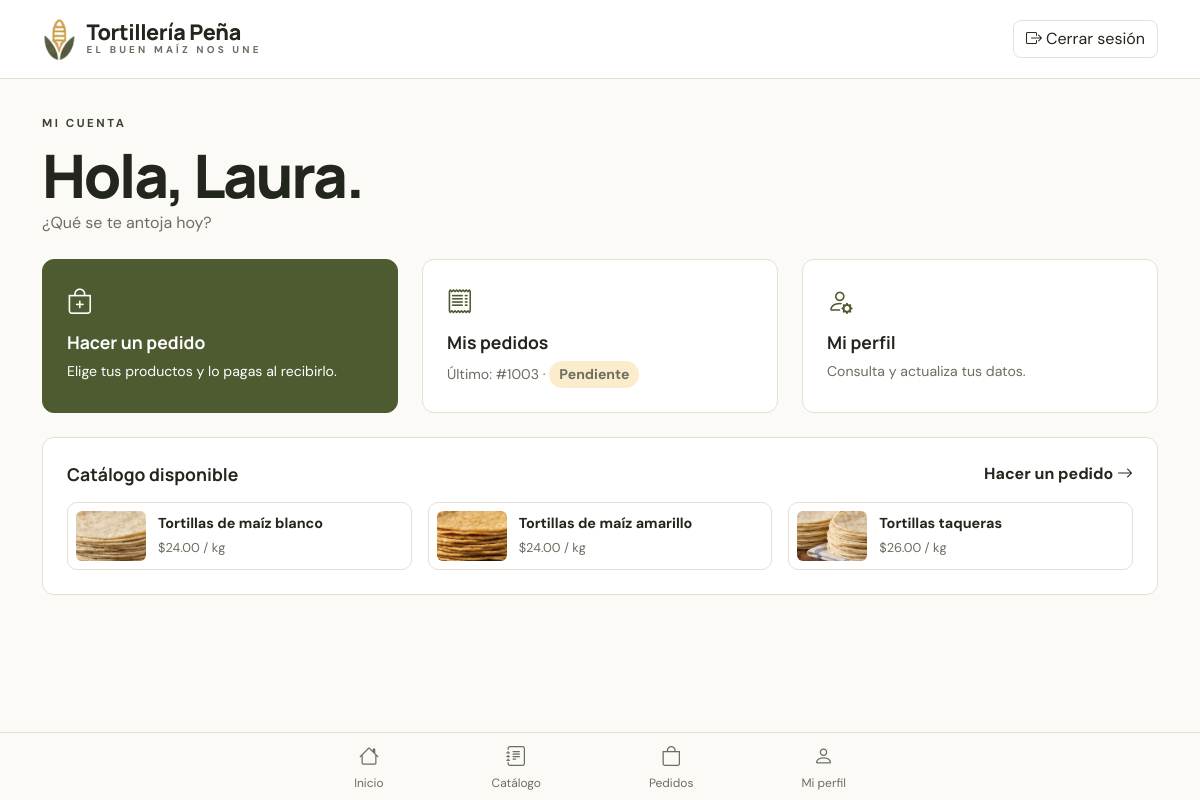
Page /cliente/index.php (signed in) on the committed database.
### tables this page shows
CREATE TABLE pedidos (
  id_pedido INT UNSIGNED NOT NULL AUTO_INCREMENT,
  id_cliente INT UNSIGNED NOT NULL,
  fecha DATETIME NOT NULL DEFAULT CURRENT_TIMESTAMP,
  tipo_entrega ENUM('Recoger','Domicilio') NOT NULL DEFAULT 'Recoger',
  direccion_entrega VARCHAR(200) DEFAULT NULL,
  estado ENUM('Pendiente','En preparación','Entregado','Cancelado') NOT NULL DEFAULT 'Pendiente',
  total DECIMAL(10,2) NOT NULL DEFAULT 0.00,
  PRIMARY KEY (id_pedido),
  CONSTRAINT fk_pedidos_clientes FOREIGN KEY (id_cliente) REFERENCES clientes (id_cliente)
    ON UPDATE CASCADE ON DELETE RESTRICT
);

CREATE TABLE productos (
  id_producto INT UNSIGNED NOT NULL AUTO_INCREMENT,
  id_categoria SMALLINT UNSIGNED NOT NULL,
  nombre VARCHAR(80) NOT NULL,
  descripcion VARCHAR(255) DEFAULT NULL,
  precio DECIMAL(8,2) NOT NULL,
  unidad VARCHAR(20) NOT NULL DEFAULT 'kg',
  imagen VARCHAR(150) DEFAULT NULL,
  destacado TINYINT(1) NOT NULL DEFAULT 0,
  activo TINYINT(1) NOT NULL DEFAULT 1,
  fecha_alta DATETIME NOT NULL DEFAULT CURRENT_TIMESTAMP,
  PRIMARY KEY (id_producto),
  CONSTRAINT fk_productos_categorias FOREIGN KEY (id_categoria) REFERENCES categorias (id_categoria)
    ON UPDATE CASCADE ON DELETE RESTRICT
);

### includes/funciones.php (called while the page is built, shortened)
<?php
function e($texto)
{
    return htmlspecialchars((string) $texto, ENT_QUOTES, 'UTF-8');
}
function usuario_actual()
{
    return $_SESSION['usuario'] ?? null;
}
function requiere_rol($rol, $raiz = '../')
{
    $usuario = usuario_actual();
    return $usuario;
}
function dinero($cantidad)
{
    return '$' . number_format((float) $cantidad, 2);
}
function clase_estado($estado)
{
    $clases = [
        'Pendiente' => 'estado-pendiente',
        'En preparación' => 'estado-preparacion',
        'Entregado' => 'estado-entregado',
        'Cancelado' => 'estado-cancelado',
    ];
    return $clases[$estado] ?? 'estado-pendiente';
}
function foto_producto($imagen, $raiz = '')
{
    if ($imagen && is_file(__DIR__ . '/../assets/img/productos/' . $imagen)) {
        return $raiz . 'assets/img/productos/' . rawurlencode($imagen);
    }
    return null;
}

### cliente/index.php (the view, shortened to what this page needs)
<?php
require_once '../includes/funciones.php';
$usuario = requiere_rol(ROL_CLIENTE);
$consulta = $pdo->prepare(
    'SELECT id_pedido, fecha, estado, total FROM pedidos WHERE id_cliente = ? ORDER BY fecha DESC LIMIT 1'
);
$consulta->execute([$usuario['id_cliente']]);
$ultimo = $consulta->fetch();
$productos = $pdo->query(
    "SELECT nombre, precio, unidad, imagen FROM productos WHERE activo = 1 ORDER BY destacado DESC, id_producto LIMIT 3"
)->fetchAll();
require '../includes/header_cliente.php';
?>
<p class="etiqueta">Mi cuenta</p>
<h1 class="titulo-grande mb-1">Hola, <?= e($usuario['nombre']) ?>.</h1>
<p class="texto-secundario mb-4">¿Qué se te antoja hoy?</p>
<div class="row g-4 mb-4">
    <div class="col-md-4">
        <a href="pedido.php" class="tarjeta-accion destacada">
            <i class="bi bi-bag-plus"></i>
            <strong>Hacer un pedido</strong>
            <span>Elige tus productos y lo pagas al recibirlo.</span>
        </a>
    </div>
    <div class="col-md-4">
        <a href="mis_pedidos.php" class="tarjeta-accion">
            <i class="bi bi-receipt"></i>
            <strong>Mis pedidos</strong>
            <?php if ($ultimo): ?>
                <span>Último: #<?= $ultimo['id_pedido'] ?> · <span class="estado <?= clase_estado($ultimo['estado']) ?>"><?= e($ultimo['estado']) ?></span></span>
            <?php else: ?>
                <span>Aún no has hecho pedidos.</span>
            <?php endif; ?>
        </a>
    </div>
    <div class="col-md-4">
        <a href="perfil.php" class="tarjeta-accion">
            <i class="bi bi-person-gear"></i>
            <strong>Mi perfil</strong>
            <span>Consulta y actualiza tus datos.</span>
        </a>
    </div>
</div>
<div class="tarjeta p-4">
    <div class="d-flex justify-content-between align-items-center mb-3">
        <h2 class="subtitulo mb-0">Catálogo disponible</h2>
        <a href="pedido.php" class="enlace-flecha">Hacer un pedido <i class="bi bi-arrow-right"></i></a>
    </div>
    <div class="row g-3">
        <?php foreach ($productos as $p): ?>
            <?php $foto = foto_producto($p['imagen'], '../'); ?>
            <div class="col-md-4">
                <div class="mini-producto">
                    <?php if ($foto): ?>
                        <img src="<?= $foto ?>" alt="">
                    <?php else: ?>
                        <div class="sin-foto"><i class="bi bi-basket"></i></div>
                    <?php endif; ?>
                    <div>
                        <strong><?= e($p['nombre']) ?></strong>
                        <span><?= dinero($p['precio']) ?> / <?= e($p['unidad']) ?></span>
                    </div>
                </div>
            </div>
        <?php endforeach; ?>
    </div>
</div>
<?php require '../includes/footer_cliente.php'; ?>

### assets/css/estilos.css (style rules this page uses)
:root { --verde: #4e5b31; --verde-oscuro: #3b4624; --verde-claro: #e9eddf; --crema: #fbfaf6; --crema-oscuro: #f1eee4; --borde: #e5e0d4; --texto: #23261c; --texto-suave: #6b6e61; --dorado: #c9a14a; }
body.sitio { font-family: 'DM Sans', system-ui, sans-serif; background: var(--crema); color: var(--texto); }
h1, h2, h3, .titulo-grande, .titulo-seccion, .marca-nombre { font-family: 'Manrope', system-ui, sans-serif; }
a { color: var(--verde); }
.texto-secundario, .text-secundario { color: var(--texto-suave); }
.etiqueta { display: flex; align-items: center; gap: 8px; font-size: .72rem; letter-spacing: .22em; text-transform: uppercase; font-weight: 700; color: #3d4231; margin-bottom: .75rem; }
.titulo-grande { font-weight: 800; font-size: clamp(2.3rem, 5vw, 4rem); letter-spacing: -.04em; line-height: 1.05; }
.subtitulo { font-family: 'Manrope', sans-serif; font-weight: 700; font-size: 1.1rem; }
.enlace-flecha { color: var(--texto); font-weight: 600; text-decoration: none; }
.area-cliente { background: var(--crema-oscuro); padding-bottom: 90px; }
.tarjeta { background: #fff; border: 1px solid var(--borde); border-radius: 12px; }
.tarjeta-accion { display: flex; flex-direction: column; gap: 6px; height: 100%; background: #fff; border: 1px solid var(--borde); border-radius: 12px; padding: 24px; color: var(--texto); text-decoration: none; transition: transform .2s; }
.tarjeta-accion i { font-size: 1.6rem; color: var(--verde); }
.tarjeta-accion strong { font-family: 'Manrope', sans-serif; font-size: 1.1rem; }
.tarjeta-accion span { color: var(--texto-suave); font-size: .88rem; }
.tarjeta-accion.destacada { background: var(--verde); border-color: var(--verde); }
.tarjeta-accion.destacada i, .tarjeta-accion.destacada strong, .tarjeta-accion.destacada span { color: #fff; }
.mini-producto { display: flex; gap: 12px; align-items: center; border: 1px solid var(--borde); border-radius: 10px; padding: 8px; }
.mini-producto img, .mini-producto .sin-foto { width: 70px; height: 50px; object-fit: cover; border-radius: 6px; font-size: 1.2rem; min-height: 0; }
.mini-producto strong { display: block; font-size: .9rem; }
.mini-producto span { font-size: .8rem; color: var(--texto-suave); }
.estado { display: inline-block; font-size: .75rem; font-weight: 700; padding: 3px 10px; border-radius: 999px; white-space: nowrap; }
.estado-pendiente { background: #fbeccb; color: #8a5a00; }

### rows in the picture
pedidos: id_pedido "1003", estado "Pendiente"
productos: imagen (picture), nombre "Tortillas de maíz blanco", precio "$24.00", unidad "kg"
productos: imagen (picture), nombre "Tortillas de maíz amarillo", precio "$24.00", unidad "kg"
productos: imagen (picture), nombre "Tortillas taqueras", precio "$26.00", unidad "kg"

### other values in the picture
$usuario['nombre'] "Laura"
